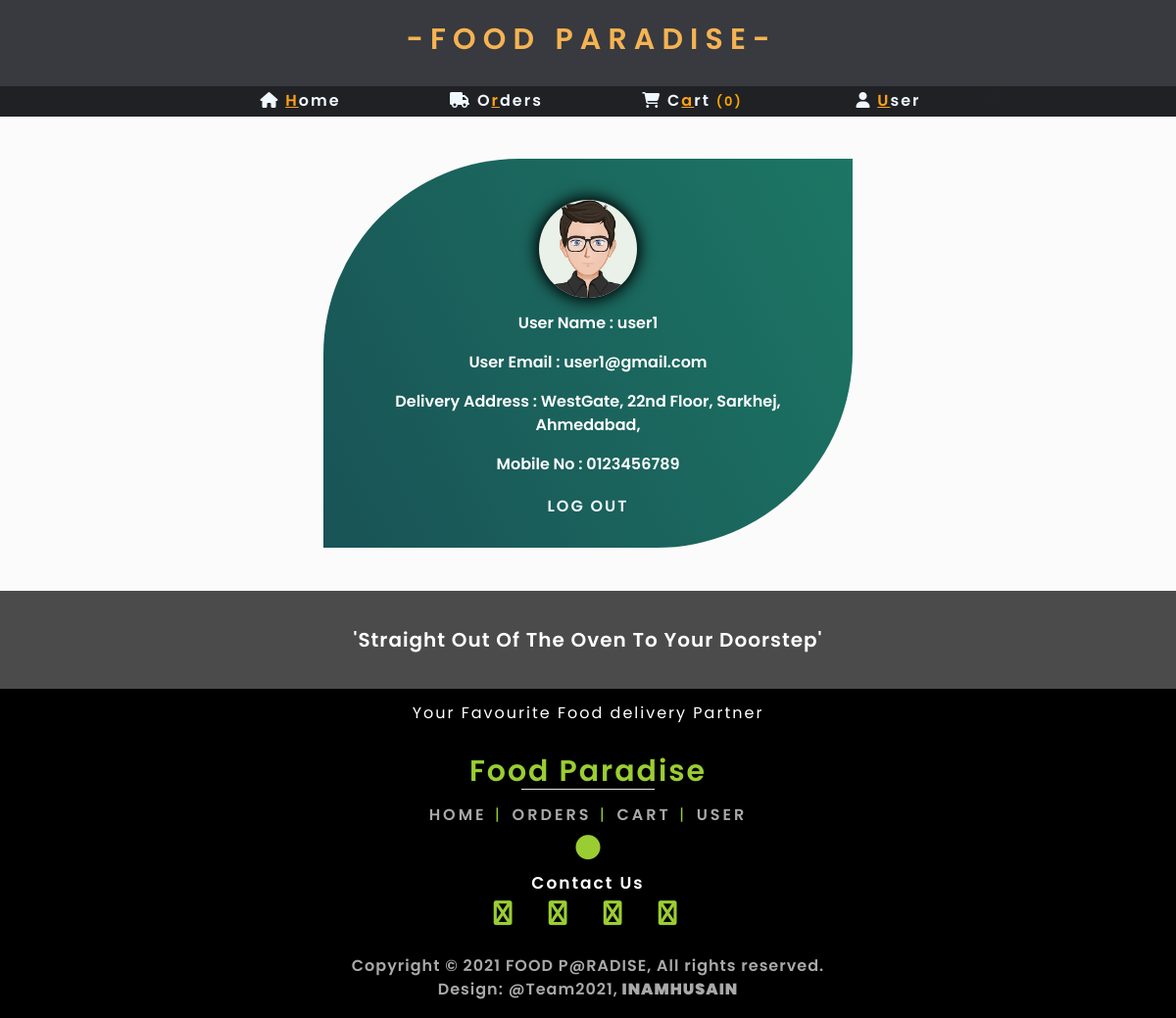
Page /User/user.php (signed in) on the committed database.
### tables this page shows
CREATE TABLE `user` (
  `id` int(255) NOT NULL,
  `user_name` varchar(255) NOT NULL,
  `email` varchar(255) NOT NULL,
  `password` varchar(255) NOT NULL,
  `address` varchar(255) NOT NULL,
  `mobile` varchar(255) NOT NULL
);

### User/user.php (the view, shortened to what this page needs)
<?php
$user_email = $_SESSION['user_email'];
include 'conn.php';
$select = "SELECT * FROM `user` WHERE `email`='$user_email'";
$select_query=mysqli_query($con,$select);
$res = mysqli_fetch_array($select_query);
$user_name = $res['user_name'];
$address = $res['address'];
$mobile = $res['mobile'];
?>
<!DOCTYPE html>
<html lang="en">
<head>
    <?php include '../Admin/links.php'; ?>
    <link rel="stylesheet" href="css/user.css">
</head>
<body onload="myfunc()">
    <?php
    include 'menu.php';
    ?>
    <div class="container">
        <div class="row justify-content-center">
            <div class="col-lg-6 text-center">
                   <div class="cardd">
                        <div class="row justify-content-center" id="img">
                                <div class="col-12 text-center">
                                    <img src="images/avatar7.png" height="100px" width="100px">
                                </div>
                        </div>
                        <div class="row justify-content-center" id="name">
                                <div class="col-12 text-center">
                                    <p>User Name : <?php echo $user_name;?></p>
                                </div>
                        </div>
                        <div class="row justify-content-center" id="email">
                                <div class="col-12 text-center">
                                    <p>User Email : <?php echo $user_email;?></p>
                                </div>
                        </div>
                        <div class="row justify-content-center" id="address">
                                <div class="col-12 text-center">
                                    <p>Delivery Address : <?php echo $address;?></p>
                                </div>
                        </div>
                        <div class="row justify-content-center" id="mobile">
                                <div class="col-12 text-center">
                                    <p>Mobile No : <?php echo $mobile;?></p>
                                </div>
                        </div>
                        <div class="row justify-content-center" id="name">
                                <div class="col-12 text-center">
                                    <a class="aaa" href="logout.php">LOG OUT</a>
                                </div>
                        </div>
                   </div>
            </div>
        </div>
    </div>
    <?php include 'footer.php'; ?>
</body>
</html>

### User/css/user.css (style rules this page uses)
#img { padding: 3% 0% 3% 0%; }
.cardd { margin-top: 8%; background: #195356; color: #ffffff; font-weight: 600; background-color: #195356; background-image: linear-gradient(62deg, #195356 0%, #1c7664 100%); border-radius: 200px 0px 200px 0px; padding: 5%; margin-bottom: 8%; }
img { background: #EAF1E8; border-radius: 51px; box-shadow: 0px 0px 15px 3px black; border: 2px solid #fff; }

### User/css/menu.css (style rules this page uses)
#menu p, a { line-height: 30px; color: #f0f8ff; font-weight: 600; letter-spacing: 2px; }

### Admin/links.php (style rules this page uses)
body { font-family: 'Poppins', sans-serif !important; background: #E7E7E7; background: #e7e7e729; }

### rows in the picture
user: user_name "user1", address "WestGate, 22nd Floor, Sarkhej, Ahmedabad,", mobile "0123456789"

### other values in the picture
$count_items_cart "0"
$user_email "user1@gmail.com"
